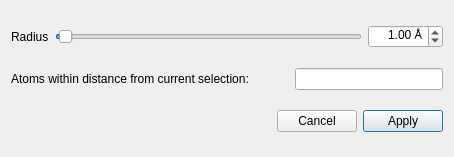
<?xml version="1.0" encoding="UTF-8"?>
<ui version="4.0">
 <class>OctreeConfigurator</class>
 <widget class="QDialog" name="OctreeConfigurator">
  <property name="geometry">
   <rect>
    <x>0</x>
    <y>0</y>
    <width>454</width>
    <height>157</height>
   </rect>
  </property>
  <property name="windowTitle">
   <string>Selection</string>
  </property>
  <property name="toolTip">
   <string/>
  </property>
  <layout class="QVBoxLayout" name="verticalLayout">
   <item>
    <layout class="QHBoxLayout" name="horizontalLayout_4">
     <item>
      <widget class="QLabel" name="labelPoints">
       <property name="text">
        <string>Radius</string>
       </property>
      </widget>
     </item>
     <item>
      <widget class="QSlider" name="radiusSlider">
       <property name="maximum">
        <number>100</number>
       </property>
       <property name="sliderPosition">
        <number>1</number>
       </property>
       <property name="orientation">
        <enum>Qt::Horizontal</enum>
       </property>
      </widget>
     </item>
     <item>
      <widget class="QDoubleSpinBox" name="radiusSpin">
       <property name="alignment">
        <set>Qt::AlignRight|Qt::AlignTrailing|Qt::AlignVCenter</set>
       </property>
       <property name="suffix">
        <string> Å</string>
       </property>
       <property name="decimals">
        <number>2</number>
       </property>
       <property name="minimum">
        <double>0.000000000000000</double>
       </property>
       <property name="maximum">
        <double>100.000000000000000</double>
       </property>
       <property name="singleStep">
        <double>1.000000000000000</double>
       </property>
       <property name="value">
        <double>1.000000000000000</double>
       </property>
      </widget>
     </item>
    </layout>
   </item>
   <item>
    <layout class="QHBoxLayout" name="horizontalLayout_2">
     <item>
      <widget class="QLabel" name="label">
       <property name="text">
        <string>Atoms within distance from current selection:</string>
       </property>
      </widget>
     </item>
     <item>
      <spacer name="horizontalSpacer">
       <property name="orientation">
        <enum>Qt::Horizontal</enum>
       </property>
       <property name="sizeHint" stdset="0">
        <size>
         <width>40</width>
         <height>20</height>
        </size>
       </property>
      </spacer>
     </item>
     <item>
      <widget class="QLineEdit" name="hitsTextEdit">
       <property name="sizePolicy">
        <sizepolicy hsizetype="Expanding" vsizetype="Fixed">
         <horstretch>1</horstretch>
         <verstretch>0</verstretch>
        </sizepolicy>
       </property>
       <property name="alignment">
        <set>Qt::AlignRight|Qt::AlignTrailing|Qt::AlignVCenter</set>
       </property>
      </widget>
     </item>
    </layout>
   </item>
   <item>
    <layout class="QHBoxLayout" name="horizontalLayout_3">
     <item>
      <spacer name="horizontalSpacer_2">
       <property name="orientation">
        <enum>Qt::Horizontal</enum>
       </property>
       <property name="sizeHint" stdset="0">
        <size>
         <width>40</width>
         <height>20</height>
        </size>
       </property>
      </spacer>
     </item>
     <item>
      <widget class="QPushButton" name="cancelButton">
       <property name="text">
        <string>Cancel</string>
       </property>
      </widget>
     </item>
     <item>
      <widget class="QPushButton" name="applyButton">
       <property name="text">
        <string>Apply</string>
       </property>
       <property name="default">
        <bool>true</bool>
       </property>
      </widget>
     </item>
    </layout>
   </item>
  </layout>
 </widget>
 <resources/>
 <connections>
  <connection>
   <sender>cancelButton</sender>
   <signal>clicked()</signal>
   <receiver>OctreeConfigurator</receiver>
   <slot>reject()</slot>
   <hints>
    <hint type="sourcelabel">
     <x>313</x>
     <y>267</y>
    </hint>
    <hint type="destinationlabel">
     <x>222</x>
     <y>183</y>
    </hint>
   </hints>
  </connection>
  <connection>
   <sender>applyButton</sender>
   <signal>clicked()</signal>
   <receiver>OctreeConfigurator</receiver>
   <slot>accept()</slot>
   <hints>
    <hint type="sourcelabel">
     <x>394</x>
     <y>267</y>
    </hint>
    <hint type="destinationlabel">
     <x>222</x>
     <y>183</y>
    </hint>
   </hints>
  </connection>
 </connections>
</ui>
